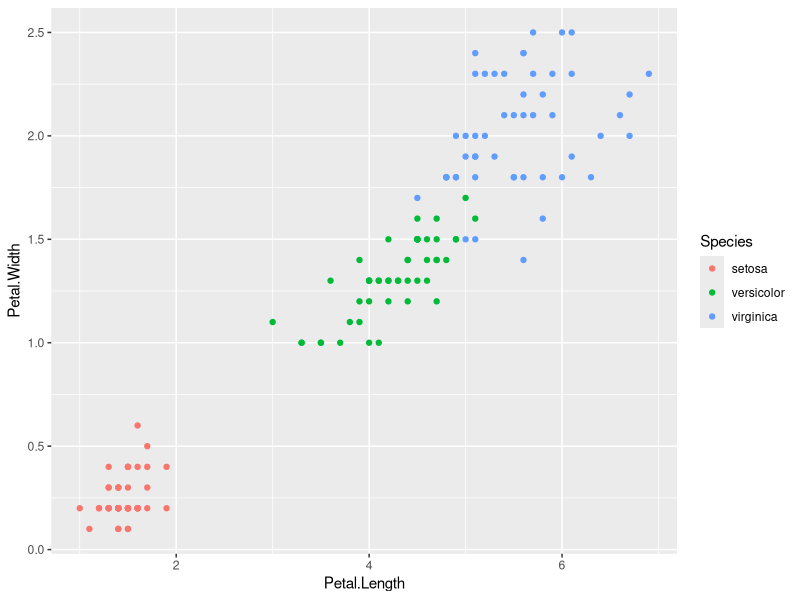
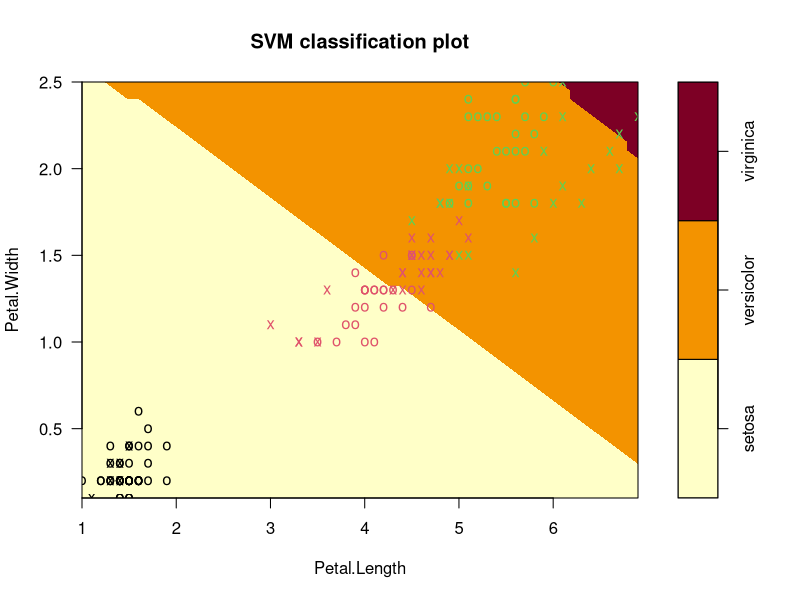
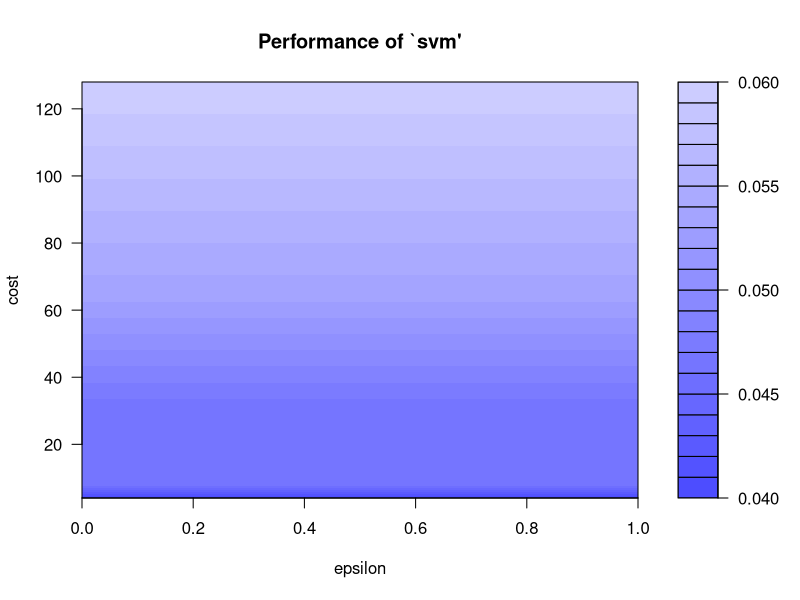
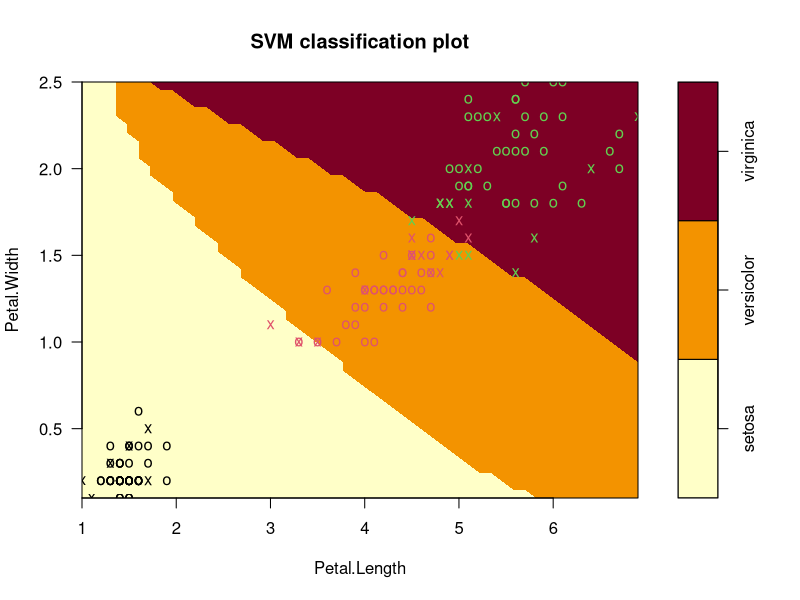

The R source for these figures, in order:
#Data
data(iris)
str(iris)
library(ggplot2)
qplot(Petal.Length, Petal.Width, data=iris, color = Species)
library(e1071)

mymodel <- svm(Species~., data = iris)
mymodel <- svm(Species~., data = iris, kernel = "linear")
mymodel <- svm(Species~., data = iris, kernel = "polynomial")
mymodel <- svm(Species~., data = iris, kernel = "sigmoid")


summary(mymodel)
plot(mymodel, data=iris, Petal.Width~Petal.Length, slice = list(Sepal.Width = 3, Sepal.Length = 4))

#Tuning
set.seed(123)
tmodel <- tune(svm, Species~., data=iris, ranges = list(epsilon = seq(0,1,0.1), cost = 2^(2:7)))
plot(tmodel)

#best model
mymodel <- tmodel$best.model
summary(mymodel)
plot(mymodel, data=iris, Petal.Width~Petal.Length, slice = list(Sepal.Width = 3, Sepal.Length = 4))

#Confusion Matrix and Misclassification Error
pred <- predict(mymodel, iris)
tab <- table(Predicted = pred, Actual = iris$Species)
tab
1-sum(diag(tab))/sum(tab)











